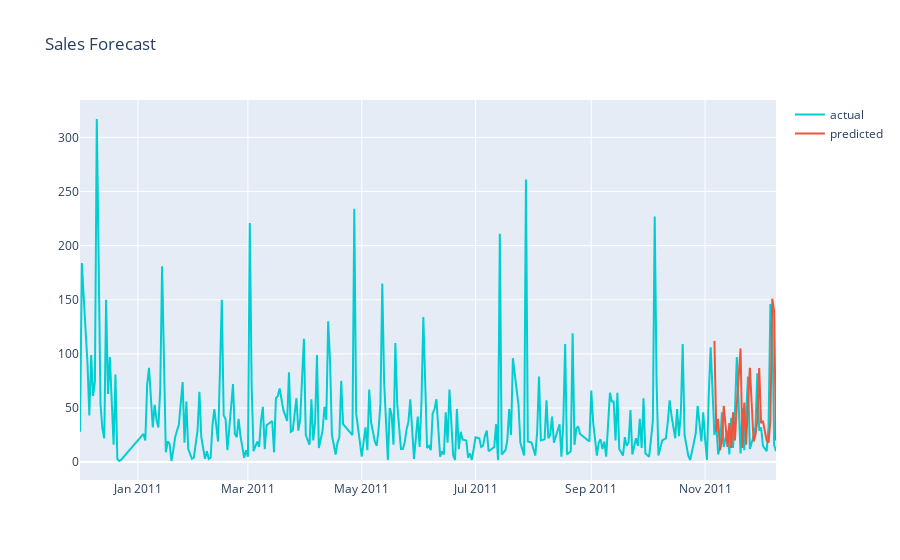

Notebook code cell kept with this figure:
### Code cell
#plot actual and predicted
plot_data = [
    go.Scatter(
        x=df1_sales_pred['Date'],
        y=df1_sales_pred['Quantity'],
        name='actual',
        line_color = 'darkturquoise'
    ),
        go.Scatter(
        x=df1_sales_pred['Date'],
        y=df1_sales_pred['Pred_value'],
        name='predicted'
    )
    
]

plot_layout = go.Layout(
        title='Sales Forecast'
    )
fig = go.Figure(data=plot_data, layout=plot_layout)
pyoff.iplot(fig)

### Figure 1 — Plotly figure (JSON) as saved in the notebook; plotly's stock layout.template omitted (floating-point values rounded to 4 significant figures; data arrays with more than 128 entries replaced by an {"elided": "..."} marker saying what was removed)
{"data": [{"line": {"color": "darkturquoise"}, "name": "actual", "type": "scatter", "x": {"elided": "300 str values"}, "y": {"elided": "300 int values"}}, {"name": "predicted", "type": "scatter", "x": {"elided": "300 str values"}, "y": {"elided": "300 int values"}}], "layout": {"title": {"text": "Sales Forecast"}}}
